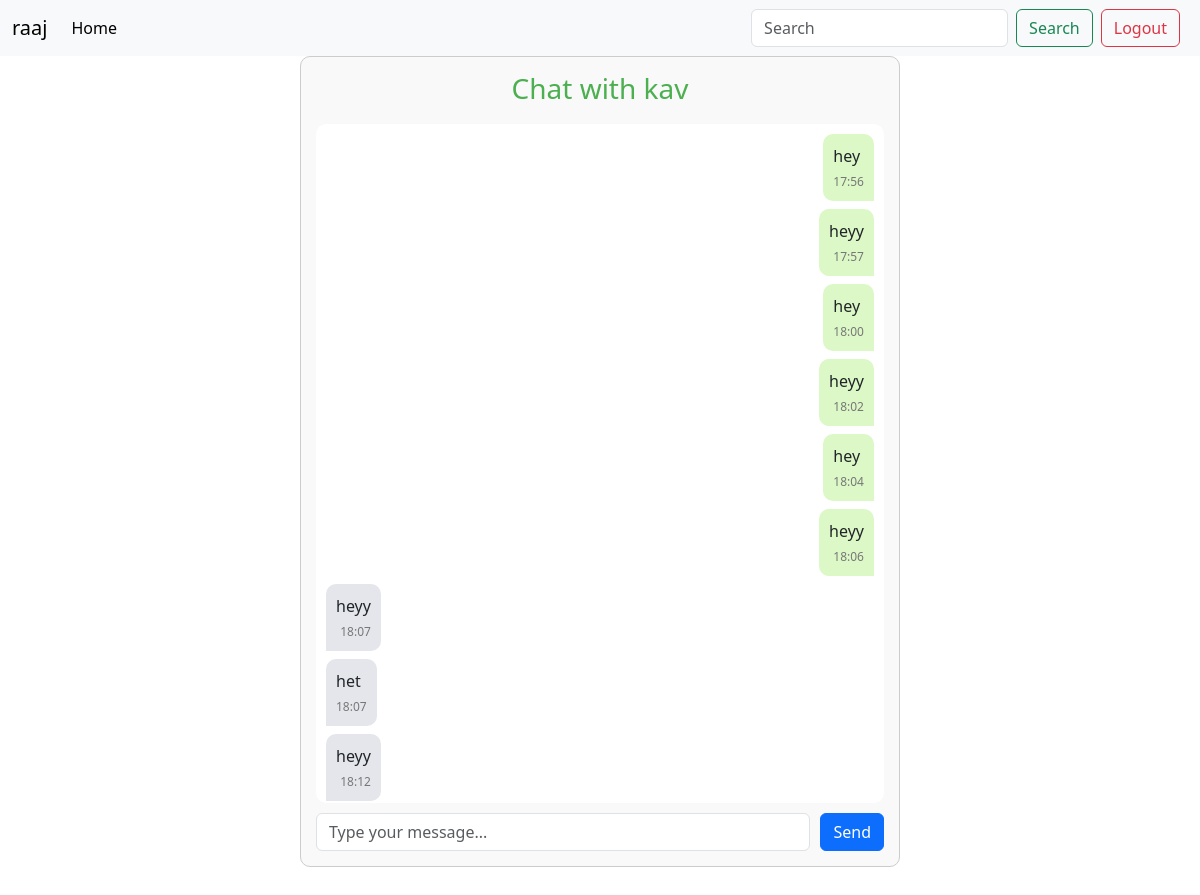
The app's page /chat/kav/ (signed in) with its own data.
### apps/chat/models.py (models this page shows, shortened)
class Message(models.Model):
    sender = models.ForeignKey(User, on_delete=models.CASCADE,related_name='sender_name')
    receiver = models.ForeignKey(User, on_delete=models.CASCADE,related_name='receiver_name')
    content = models.TextField()
    timestamp = models.DateTimeField(auto_now_add=True)

### apps/chat/views.py (the view)
# urls.py: path('<str:username>/', views.ChatRoom, name='chat'),
@login_required
def ChatRoom(request, username):
    r = User.objects.get(username=username)
    messages = Message.objects.filter(
        Q(sender=request.user) & Q(receiver=r) | (Q(sender=r) & Q(receiver=request.user))
    ).order_by('timestamp')
    if request.method == 'POST':
        msg = request.POST.get('msg')
        if msg:
            Message.objects.create(sender=request.user, receiver=r, content=msg)
            return redirect('chat', username=username)
    return render(request, 'chat/chat.html', {"r": r, "messages": messages})

### templates/chat/chat.html (shortened to what this page needs)
{% extends "base.html" %} {% block content %}
<div class="chat-container">
  <div class="chat-header">
    <h3 style="color: #4caf50;">Chat with {{ r.username }}</h3>
  </div>
  <div class="chat-messages" id="chatbox">
    {% for message in messages %}
      {% if message.sender == request.user %}
        <div class="message sender-message">
          <div>{{ message.content }}</div>
          <div class="timestamp">{{ message.timestamp|date:"H:i" }}</div>
        </div>
      {% else %}
        <div class="message receiver-message">
          <div>{{ message.content }}</div>
          <div class="timestamp">{{ message.timestamp|date:"H:i" }}</div>
        </div>
      {% endif %}
    {% endfor %}
  </div>
  <form action="#" method="post" class="message-form">
    <input type="text" name="msg" placeholder="Type your message..." class="form-control" id="messageInput" required />
    <button type="submit" class="btn btn-primary">Send</button>
  </form>
</div>
{% endblock content %}

### templates/base.html (shortened to what this page needs)
<!DOCTYPE html>
{% load static %}
<html lang="en">
  <head>
    <link
      href="https://cdn.jsdelivr.net/npm/bootstrap@5.3.7/dist/css/bootstrap.min.css"
      rel="stylesheet"
    />
  </head>
  <body>
    <nav class="navbar navbar-expand-lg bg-body-tertiary">
      <div class="container-fluid">
        <div class="collapse navbar-collapse" id="navbarTogglerDemo01">
          <a class="navbar-brand" href="#">{{user.username}}</a>
          <ul class="navbar-nav me-auto mb-2 mb-lg-0">
            <li class="nav-item">
              <a class="nav-link active" aria-current="page" href="{% url "home" %}">Home</a>
            </li>
          </ul>
          <form class="d-flex" role="search" action="{% url 'searched' %}">
            <input
              class="form-control me-2"
              type="search"
              placeholder="Search"
              aria-label="Search"
              name="query"
            />
            <button class="btn btn-outline-success" type="submit">
              Search
            </button>
          </form>
           {% if user.is_authenticated %}
              <a href="{% url 'logout' %}" class="btn btn-outline-danger mx-2">Logout</a>
            {% else %}
              <a href="{% url 'login' %}" class="btn btn-outline-success mx-2">Login</a>
            {% endif %}
          </div>
        </div>
      </nav>
      {% block content %} {% endblock content %}
  </body>
</html>

### templates/chat/chat.html (style rules this page uses)
.chat-container { max-width: 600px; margin: auto; border: 1px solid #ccc; border-radius: 10px; padding: 15px; height: 80vh; display: flex; flex-direction: column; background-color: #f9f9f9; }
.chat-header { text-align: center; margin-bottom: 10px; }
.chat-messages { flex-grow: 1; overflow-y: auto; padding: 10px; background-color: #fff; border-radius: 10px; margin-bottom: 10px; display: flex; flex-direction: column; gap: 8px; }
.message { max-width: 60%; padding: 10px; border-radius: 10px; word-wrap: break-word; position: relative; }
.sender-message { align-self: flex-end; background-color: #dcf8c6; border-radius: 10px 10px 0 10px; }
.receiver-message { align-self: flex-start; background-color: #e4e6eb; border-radius: 10px 10px 10px 0; }
.timestamp { font-size: 0.75rem; color: #777; margin-top: 5px; text-align: right; }
.message-form { display: flex; gap: 10px; }

### records on screen
Message: content "hey", timestamp "17:56"
Message: content "heyy", timestamp "17:57"
Message: content "hey", timestamp "18:00"
Message: content "heyy", timestamp "18:02"
Message: content "hey", timestamp "18:04"
Message: content "heyy", timestamp "18:06"
Message: content "heyy", timestamp "18:07"
Message: content "het", timestamp "18:07"
Message: content "heyy", timestamp "18:12"

### other values on screen
{{ user.username }} "raaj"
{{ r.username }} "kav"
